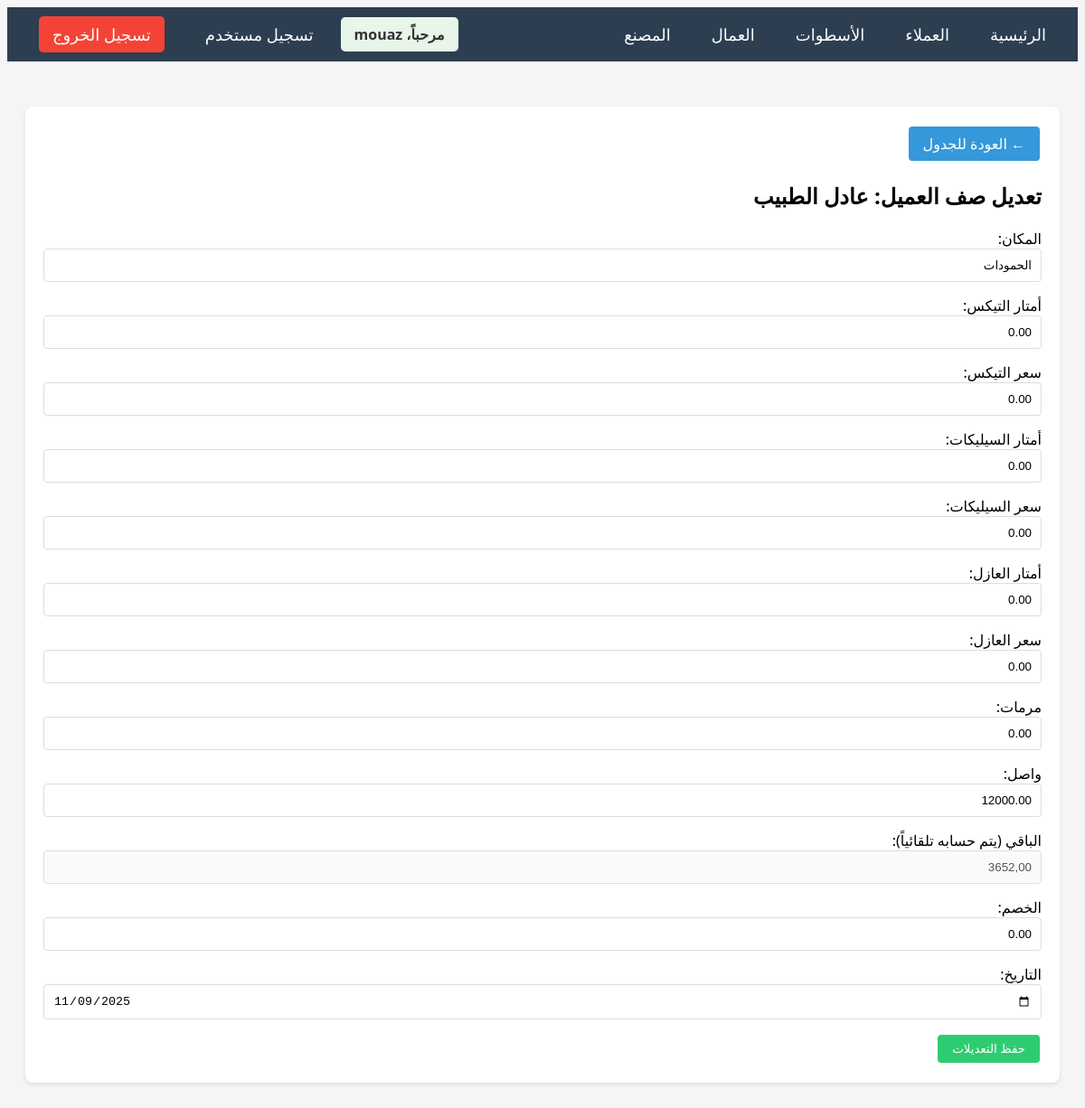
The page /customer-row/211/edit/ (signed in) on the database its author committed.
### main/models.py (models this page shows, shortened)
class CustomerRow(models.Model):
    customer = models.ForeignKey(Customer, on_delete=models.CASCADE, related_name='rows', verbose_name='العميل')
    location = models.CharField(max_length=200, verbose_name='المكان')
    tex_meters = models.DecimalField(max_digits=10, decimal_places=2, default=0, verbose_name='أمتار التكس')
    tex_price = models.DecimalField(max_digits=10, decimal_places=2, default=0, verbose_name='سعر التكس')
    selek_meters = models.DecimalField(max_digits=10, decimal_places=2, default=0, verbose_name='أمتار السيليكات')
    selek_price = models.DecimalField(max_digits=10, decimal_places=2, default=0, verbose_name='سعر السيليكات')
    insulator_meters = models.DecimalField(max_digits=10, decimal_places=2, default=0, verbose_name='أمتار العازل')
    insulator_price = models.DecimalField(max_digits=10, decimal_places=2, default=0, verbose_name='سعر العازل')
    repairs = models.DecimalField(max_digits=10, decimal_places=2, default=0, verbose_name='مرمات')
    received = models.DecimalField(max_digits=10, decimal_places=2, default=0, verbose_name='واصل')
    remaining = models.DecimalField(max_digits=10, decimal_places=2, default=0, verbose_name='الباقي')
    discount = models.DecimalField(max_digits=10, decimal_places=2, default=0, verbose_name='خصم')
    date = models.DateField(null=True, blank=True, verbose_name='التاريخ', default='لا يوجد')
    order = models.IntegerField(default=0, verbose_name='الترتيب')
    class Meta:
        verbose_name = 'صف العميل'
        verbose_name_plural = 'صفوف العملاء'
        ordering = ['order', 'id']

class Customer(models.Model):
    name = models.CharField(max_length=200, verbose_name='الاسم')
    phone = models.CharField(max_length=20, verbose_name='رقم الهاتف')
    created_at = models.DateTimeField(auto_now_add=True)
    class Meta:
        verbose_name = 'عميل'
        verbose_name_plural = 'العملاء'
        ordering = ['-created_at']

### main/views.py (the view)
# urls.py: path('customer-row/<int:pk>/edit/', views.customer_row_edit, name='customer_row_edit'),
@login_required
def customer_row_edit(request, pk):
    row = get_object_or_404(CustomerRow, pk=pk)
    if request.method == 'POST':
        form = CustomerRowForm(request.POST, instance=row)
        if form.is_valid():
            check_remaining = form.cleaned_data["tex_meters"] * form.cleaned_data["tex_price"] + \
                              form.cleaned_data["selek_meters"] * form.cleaned_data["selek_price"] + \
                              form.cleaned_data["insulator_meters"] * form.cleaned_data["insulator_price"] + \
                              form.cleaned_data["repairs"]
            if form.cleaned_data["received"] > check_remaining:
                messages.error(request, 'الواصل لا يمكن أن يكون أكبر من السعر الكلي')
                return render(request, 'main/customer_row_edit.html', {'form': form, 'row': row})
            else:
                form.save()
                messages.success(request, 'تم تعديل الصف بنجاح')
                return redirect('customer_detail', pk=row.customer.pk)
    else:
        form = CustomerRowForm(instance=row)
    return render(request, 'main/customer_row_edit.html', {'form': form, 'row': row})

### main/templates/main/customer_row_edit.html (shortened to what this page needs)
{% extends 'main/base.html' %}
{% block content %}
<div class="card">
    <a href="{% url 'customer_detail' row.customer.pk %}" class="btn btn-primary">← العودة للجدول</a>
    <h2>تعديل صف العميل: {{ row.customer.name }}</h2>
    <form method="POST">
        <div class="form-group">
            <label>المكان:</label>
            {{ form.location }}
        </div>
        <div class="form-group">
            <label>أمتار التيكس:</label>
            {{ form.tex_meters }}
        </div>
        <div class="form-group">
            <label>سعر التيكس:</label>
            {{ form.tex_price }}
        </div>
        <div class="form-group">
            <label>أمتار السيليكات:</label>
            {{ form.selek_meters }}
        </div>
        <div class="form-group">
            <label>سعر السيليكات:</label>
            {{ form.selek_price }}
        </div>
        <div class="form-group">
            <label>أمتار العازل:</label>
            {{ form.insulator_meters }}
        </div>
        <div class="form-group">
            <label>سعر العازل:</label>
            {{ form.insulator_price }}
        </div>
        <div class="form-group">
            <label>مرمات:</label>
            {{ form.repairs }}
        </div>
        <div class="form-group">
            <label>واصل:</label>
            {{ form.received }}
        </div>
        <div class="form-group">
            <label>الباقي (يتم حسابه تلقائياً):</label>
            <input type="text" class="form-control" value="{{ row.remaining }}" disabled>
        </div>
        <div class="form-group">
            <label>الخصم:</label>
            {{ form.discount }}
        </div>
        <div class="form-group">
            <label>التاريخ:</label>
            {{ form.date }}
        </div>
        <button type="submit" class="btn btn-success">حفظ التعديلات</button>
    </form>
</div>
{% endblock %}

### main/templates/main/base.html (shortened to what this page needs)
<!DOCTYPE html>
<html lang="ar" dir="rtl">
<head>
    {% load static %}
    <link rel="stylesheet" href="{% static 'css/style.css' %}">
</head>
<body>
    <nav class="navbar">
        <div class="nav-right">
            <a href="{% url 'home' %}">الرئيسية</a>
            <a href="{% url 'customer_list' %}">العملاء</a>
            <a href="{% url 'craftsman_list' %}">الأسطوات</a>
            <a href="{% url 'worker_list' %}">العمال</a>
            <a href="{% url 'factory_detail' %}">المصنع</a>
        </div>
        <div class="nav-left">
            {% if user.is_authenticated %}
            <span class="user-info">مرحباً، {{ user.username }}</span>
            {% if user.is_superuser %}
            <a href="{% url 'register' %}">تسجيل مستخدم</a>
            {% endif %}
            <a href="{% url 'logout' %}" class="btn-logout">تسجيل الخروج</a>
            {% else %}
            <a href="{% url 'login' %}">تسجيل الدخول</a>
            {% endif %}
        </div>
    </nav>
    <div class="container">
        {% block content %}
        {% endblock %}
    </div>
</body>
</html>

### static/css/style.css (style rules this page uses)
body { direction: rtl; text-align: right; font-family: 'Segoe UI', Tahoma, Geneva, Verdana, sans-serif; background-color: #f5f5f5; }
.container { max-width: 1200px; margin: 0 auto; padding: 20px; }
.navbar { background-color: #2c3e50; padding: 15px; margin-bottom: 30px; }
.navbar a { color: white; text-decoration: none; margin: 0 15px; font-size: 18px; }
.card { background: white; border-radius: 8px; padding: 20px; margin-bottom: 20px; box-shadow: 0 2px 4px rgba(0,0,0,0.1); }
.btn { padding: 8px 16px; border: none; border-radius: 4px; cursor: pointer; text-decoration: none; display: inline-block; margin: 2px; }
.btn-primary { background-color: #3498db; color: white; }
.btn-success { background-color: #2ecc71; color: white; }
.form-group { margin-bottom: 15px; }
.form-control { width: 100%; padding: 10px; border: 1px solid #ddd; border-radius: 4px; box-sizing: border-box; }
input[type="number"] { text-align: right; }

### main/templates/main/base.html (style rules this page uses)
.navbar { display: flex; justify-content: space-between; align-items: center; padding: 10px 20px; }
.nav-right, .nav-left { display: flex; gap: 15px; align-items: center; }
.user-info { color: #333; font-weight: bold; padding: 8px 15px; background: #e8f5e9; border-radius: 5px; }
.btn-logout { background: #f44336 !important; color: white !important; padding: 8px 15px !important; border-radius: 5px !important; text-decoration: none !important; }

### rows shown on the page
CustomerRow: customer.name "عادل الطبيب", location "الحمودات", tex_meters "0.00", tex_price "0.00", selek_meters "0.00", selek_price "0.00", insulator_meters "0.00", insulator_price "0.00", repairs "0.00", received "12000.00", remaining "3652,00", discount "0.00", date "11/09/2025"

### other values the page prints
{{ user.username }} "mouaz"
